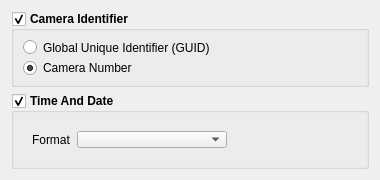
<?xml version="1.0" encoding="UTF-8"?>
<ui version="4.0">
 <class>AutoNamingDialog</class>
 <widget class="QDialog" name="AutoNamingDialog">
  <property name="geometry">
   <rect>
    <x>0</x>
    <y>0</y>
    <width>380</width>
    <height>180</height>
   </rect>
  </property>
  <property name="minimumSize">
   <size>
    <width>380</width>
    <height>180</height>
   </size>
  </property>
  <property name="maximumSize">
   <size>
    <width>380</width>
    <height>180</height>
   </size>
  </property>
  <property name="windowTitle">
   <string>Video File: Auto Naming</string>
  </property>
  <layout class="QVBoxLayout" name="verticalLayout_2">
   <item>
    <widget class="QGroupBox" name="cameraIdGroupBoxPtr_">
     <property name="sizePolicy">
      <sizepolicy hsizetype="Preferred" vsizetype="Preferred">
       <horstretch>0</horstretch>
       <verstretch>0</verstretch>
      </sizepolicy>
     </property>
     <property name="font">
      <font>
       <weight>75</weight>
       <bold>true</bold>
      </font>
     </property>
     <property name="title">
      <string>Camera Identifier</string>
     </property>
     <property name="checkable">
      <bool>true</bool>
     </property>
     <property name="checked">
      <bool>true</bool>
     </property>
     <layout class="QVBoxLayout" name="verticalLayout">
      <item>
       <widget class="QRadioButton" name="guidRadioButtonPtr_">
        <property name="font">
         <font>
          <weight>50</weight>
          <bold>false</bold>
         </font>
        </property>
        <property name="text">
         <string>Global Unique Identifier (GUID)</string>
        </property>
       </widget>
      </item>
      <item>
       <widget class="QRadioButton" name="cameraNumberRadioButtonPtr_">
        <property name="font">
         <font>
          <weight>50</weight>
          <bold>false</bold>
         </font>
        </property>
        <property name="text">
         <string>Camera Number</string>
        </property>
        <property name="checked">
         <bool>true</bool>
        </property>
       </widget>
      </item>
     </layout>
    </widget>
   </item>
   <item>
    <widget class="QGroupBox" name="timeAndDateGroupBoxPtr_">
     <property name="font">
      <font>
       <weight>75</weight>
       <bold>true</bold>
      </font>
     </property>
     <property name="title">
      <string>Time And Date</string>
     </property>
     <property name="checkable">
      <bool>true</bool>
     </property>
     <layout class="QVBoxLayout" name="verticalLayout_3">
      <item>
       <widget class="QWidget" name="widget" native="true">
        <layout class="QHBoxLayout" name="horizontalLayout">
         <item>
          <widget class="QLabel" name="label">
           <property name="font">
            <font>
             <weight>50</weight>
             <bold>false</bold>
            </font>
           </property>
           <property name="text">
            <string>Format</string>
           </property>
          </widget>
         </item>
         <item>
          <widget class="QComboBox" name="timeAndDateFormatComboBoxPtr_">
           <property name="minimumSize">
            <size>
             <width>150</width>
             <height>0</height>
            </size>
           </property>
           <property name="font">
            <font>
             <weight>50</weight>
             <bold>false</bold>
            </font>
           </property>
          </widget>
         </item>
         <item>
          <spacer name="horizontalSpacer">
           <property name="orientation">
            <enum>Qt::Horizontal</enum>
           </property>
           <property name="sizeHint" stdset="0">
            <size>
             <width>40</width>
             <height>20</height>
            </size>
           </property>
          </spacer>
         </item>
        </layout>
       </widget>
      </item>
     </layout>
    </widget>
   </item>
   <item>
    <spacer name="verticalSpacer">
     <property name="orientation">
      <enum>Qt::Vertical</enum>
     </property>
     <property name="sizeHint" stdset="0">
      <size>
       <width>20</width>
       <height>40</height>
      </size>
     </property>
    </spacer>
   </item>
  </layout>
 </widget>
 <resources/>
 <connections/>
</ui>
